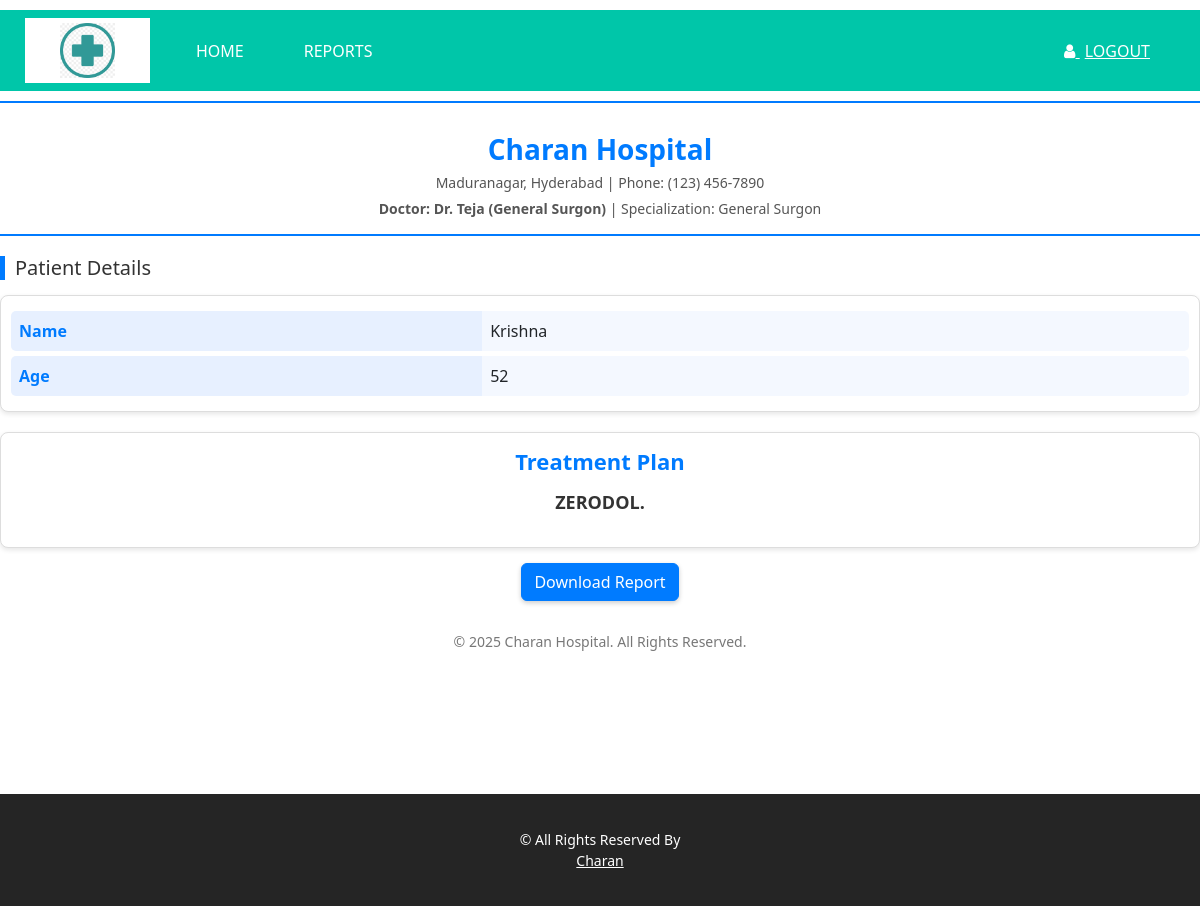
Page /patient/Reports/ (signed in) on the committed database.
### Doctor/models.py (models this page shows, shortened)
class Doctor_Medication(models.Model):
    p_id = models.CharField(max_length=100)
    name = models.CharField(max_length=100)
    doctor_name = models.CharField(max_length=100)
    prescription = models.CharField(max_length=1000)
    admitted = models.CharField(max_length=100)
    medication = models.CharField(max_length=20)

### Patient/models.py (models this page shows, shortened)
class Book_Appointment(models.Model):
    name = models.CharField(max_length=100)
    phone = models.CharField(max_length=10)
    age = models.IntegerField()
    address = models.CharField(max_length=100)
    doctor_name  = models.CharField(max_length=100)
    problem = models.CharField(max_length=100)
    upload_report = models.FileField(upload_to='media/' , validators=[FileExtensionValidator(allowed_extensions=['pdf'])])
    medication = models.CharField(max_length=100)
    status = models.CharField(max_length=100)

### Patient/views.py (the view)
# urls.py: path('Reports/' , views.Medication_Reoprt , name="Reports"),
def Medication_Reoprt(request):
    try:
        name =request.session['name']
        data = Doctor_Medication.objects.get(name = name , medication = 'Sended')
        data1 =  Book_Appointment.objects.get(name = name , medication = 'Sended')
        return render(request,'patient/Reports.html' , {'data':data , 'data1':data1})
    except Exception as e :
         print(e)
         messages.error(request, "No Medication Avaliable for this patient. Not yet Booked an Appointment")
    return render(request,'patient/Reports.html')

### Template/patient/Reports.html (shortened to what this page needs)
{% extends 'patient/Patient_Home.html'%}
{% block contents %}
{% load static %}
<link href="https://cdn.jsdelivr.net/npm/bootstrap@5.3.3/dist/css/bootstrap.min.css" rel="stylesheet"
integrity="sha384-QWTKZyjpPEjISv5WaRU9OFeRpok6YctnYmDr5pNlyT2bRjXh0JMhjY6hW+ALEwIH">
<header>
    <h1>Charan Hospital</h1>
    <p>Maduranagar, Hyderabad | Phone: (123) 456-7890</p>
    <p><strong>Doctor: Dr. {{data.doctor_name}}</strong> | Specialization: {{data1.problem}}</p>
</header>
<section class="section">
    <h2>Patient Details</h2>
    <div class="info-container">
        <div class="info-box">
            <table class="info-table">
                <tr>
                    <th>Name</th>
                    <td>{{data.name}}</td>
                </tr>
                <tr>
                    <th>Age</th>
                    <td>{{data1.age}}</td>
                </tr>
            </table>
        </div>
    </div>
</section>
<section class="treatment-section">
    <h2>Treatment Plan</h2>
    <p class="treatment-text">{{data.prescription}}.</p>
</section>
<center>
    <a href="{% url 'Payment' %}" class="btn btn-primary">Download Report</a>
</center>
<footer>
    <p>© 2025 Charan Hospital. All Rights Reserved.</p>
</footer>
{% endblock %}

### Static/Css/style.css (style rules this page uses)
body { font-family: 'Roboto', sans-serif; color: #0c0c0c; background-color: #ffffff; overflow-x: hidden; }
a, a:hover, a:focus { text-decoration: none; }
.btn, .btn:focus { outline: none !important; -webkit-box-shadow: none; box-shadow: none; }

### Template/patient/Reports.html (style rules this page uses)
header { text-align: center; margin-bottom: 20px; padding: 10px 0; border-bottom: 2px solid #007bff; }
header h1 { font-size: 28px; margin: 0; color: #007bff; font-weight: bold; }
header p { margin: 5px 0; font-size: 14px; color: #555; }
.section h2 { font-size: 20px; color: #333; border-left: 5px solid #007bff; padding-left: 10px; margin-top: 10px; margin-bottom: 15px; }
.info-container { display: flex; flex-wrap: wrap; gap: 10px; margin-bottom: 20px; }
.info-box { flex: 1 1 48%; background: #fff; border: 1px solid #ddd; border-radius: 8px; padding: 10px; box-shadow: 0 2px 5px rgba(0, 0, 0, 0.1); }
.info-table { width: 100%; margin: 0; border-collapse: separate; border-spacing: 0 5px; }
.info-table th, .info-table td { padding: 8px; text-align: left; vertical-align: middle; border: none; }
.info-table th { background-color: #e7f0ff; color: #007bff; font-weight: bold; width: 40%; border-radius: 5px 0 0 5px; }
.info-table td { background-color: #f4f8ff; border-radius: 0 5px 5px 0; }
.treatment-section { background: #fff; padding: 15px; border: 1px solid #ddd; border-radius: 8px; box-shadow: 0 2px 5px rgba(0, 0, 0, 0.1); }
.treatment-section h2 { text-align: center; color: #007bff; margin-bottom: 15px; font-size: 22px; font-weight: bold; }
.treatment-text { text-align: center; font-size: 18px; color: #333; font-weight: 600; }
footer { text-align: center; margin-top: 20px; padding: 10px; font-size: 14px; color: #777; }
.btn-primary { margin-top: 15px; background-color: #007bff; border-color: #007bff; box-shadow: 0 2px 5px rgba(0, 0, 0, 0.2); transition: background-color 0.3s, box-shadow 0.3s; }

### rows in the picture
Doctor_Medication: doctor_name "Teja (General Surgon)", name "Krishna", prescription "ZERODOL"
Book_Appointment: problem "General Surgon", age "52"
